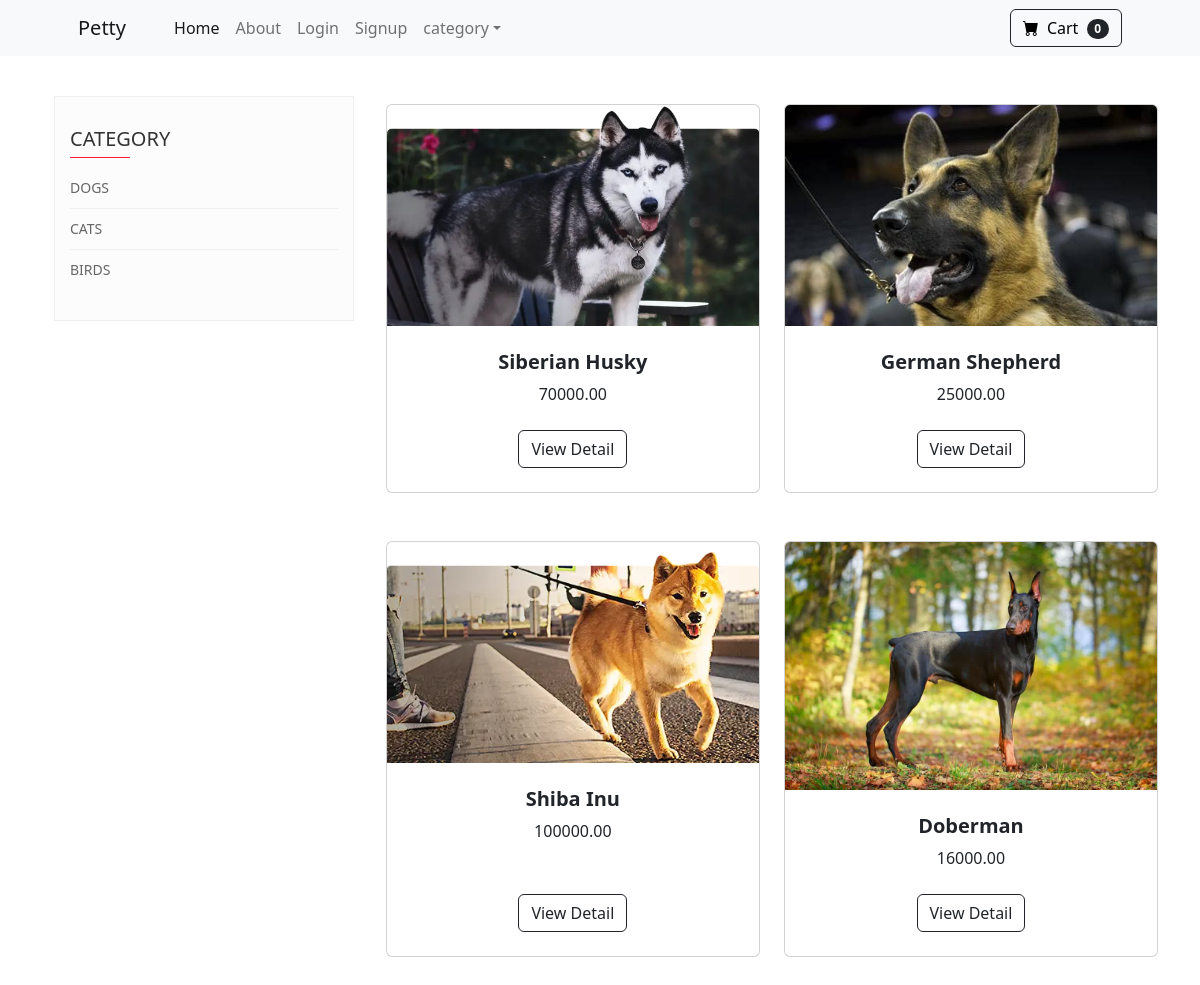
Page /category/1 on the committed database.
### store/models.py (models this page shows, shortened)
class Category(models.Model):
    name=models.CharField(max_length=50)

class Product(models.Model):
    name=models.CharField(max_length=50)
    price=models.DecimalField(default=0,max_digits=10,decimal_places=2)
    category=models.ForeignKey(Category,on_delete=models.CASCADE)
    description=models.CharField(max_length=200)
    image=models.ImageField(upload_to='uploads/product')
    is_sale=models.BooleanField(default=False)
    sale_price=models.DecimalField(default=0,max_digits=10,decimal_places=2)

### store/views.py (the view, shortened to what this page needs)
# urls.py: path('category/<int:id>', category, name="category"),
def category(request, id):
    categories = Category.objects.all()
    products = Product.objects.filter(category=id)
    return render(request, 'category.html', {'categories': categories, 'products': products})

### store/templates/category.html (shortened to what this page needs)
{% extends 'base.html'%}
{% block content %}
{% include 'nav.html' %}
<!DOCTYPE html>
<html lang="">
  <head>
    <link href='//netdna.bootstrapcdn.com/font-awesome/4.3.0/css/font-awesome.min.css' rel='stylesheet'/>
</head>
<body>
<div class="d-flex justify-content-center container">
<div class="container">
<div class="">
<div class="" style="max-width: 300px;">
	<div class="single category">
		<h3 class="side-title">Category</h3>
		<ul class="list-unstyled">
			{% for category in categories %}
			<li>
				<a href="{% url 'category' category.id %}" title="">{{category.name}}</a>
			</li>
			{% endfor %}
		</ul>
   </div>
</div>
</div>
</div>
</body>
</html>
<section class="py-5" style="max-width: 1000px;">
	<div class="">
		<div class="row row-cols-xl-2 justify-content-center">
			{% for product in products %}
			<div class="col mb-5">
				<div class="card h-100">
					<img class="card-img-top" src="{{product.image.url}}" alt="..." />
					<div class="card-body p-4">
						<div class="text-center">
							<h5 class="fw-bolder">{{product.name}}</h5>
							{{product.price}}
						</div>
					</div>
					<div class="card-footer p-4 pt-0 border-top-0 bg-transparent">
						<div class="text-center"><a class="btn btn-outline-dark mt-auto" href="{% url 'product' product.id %}">View Detail</a></div>
					</div>
				</div>
			</div>
			{% endfor %}
		</div>
	</div>
</section>
{% endblock %}

### store/templates/base.html (shortened to what this page needs)
{% load static %}
<!DOCTYPE html>
<html lang="en">
    <head>
        <link href="https://cdn.jsdelivr.net/npm/bootstrap-icons@1.5.0/font/bootstrap-icons.css" rel="stylesheet" />
        <link href="{% static 'css/styles.css' %}" rel="stylesheet" />
    </head>
    <body>
        {% block content %}
        {% endblock %}
    </body>
    </html>

### store/templates/nav.html (shortened to what this page needs)
{% extends 'base.html'%}
{% block content %}
<nav class="navbar navbar-expand-lg navbar-light bg-light">
    <div class="container px-4 px-lg-5">
        <a class="navbar-brand" href="{% url 'home' %}">Petty</a>
        <div class="collapse navbar-collapse" id="navbarSupportedContent">
            <ul class="navbar-nav me-auto mb-2 mb-lg-0 ms-lg-4">
                <li class="nav-item"><a class="nav-link active" aria-current="page" href="{% url 'home' %}">Home</a></li>
                <li class="nav-item"><a class="nav-link" href="{% url 'about' %}">About</a></li>
                {% if  user.is_authenticated %}
                <li class="nav-item"><a class="nav-link" href="{% url 'Logout' %}">Logout</a></li>
                {% else %}
                <li class="nav-item"><a class="nav-link" href="{% url 'Login' %}">Login</a></li>
                <li class="nav-item"><a class="nav-link" href="{% url 'Signup' %}">Signup</a></li>
                {% endif %}
                <li class="nav-item dropdown">
                    <a class="nav-link dropdown-toggle" id="navbarDropdown" href="#" role="button" data-bs-toggle="dropdown" aria-expanded="false">category</a>
                </li>
            </ul>
            <form class="d-flex" >
                <button class="btn btn-outline-dark" type="submit">
                    <a class="text-black" href="{% url 'cart' %}" style="text-decoration: none">
                    <i class="bi-cart-fill me-1"></i>
                    Cart
                    <span class="badge bg-dark text-white ms-1 rounded-pill">{{ cart_product | length }}</span>
                    </a>
                </button>
            </form>
        </div>
    </div>
</nav>
{% endblock %}

### rows in the picture
Category: name "DOGS"
Category: name "CATS"
Category: name "BIRDS"
Product: image (picture), name "Siberian Husky", price "70000.00"
Product: image (picture), name "German Shepherd", price "25000.00"
Product: image (picture), name "Shiba Inu", price "100000.00"
Product: image (picture), name "Doberman", price "16000.00"

### other values in the picture
{{ cart_product | length }} "0"
